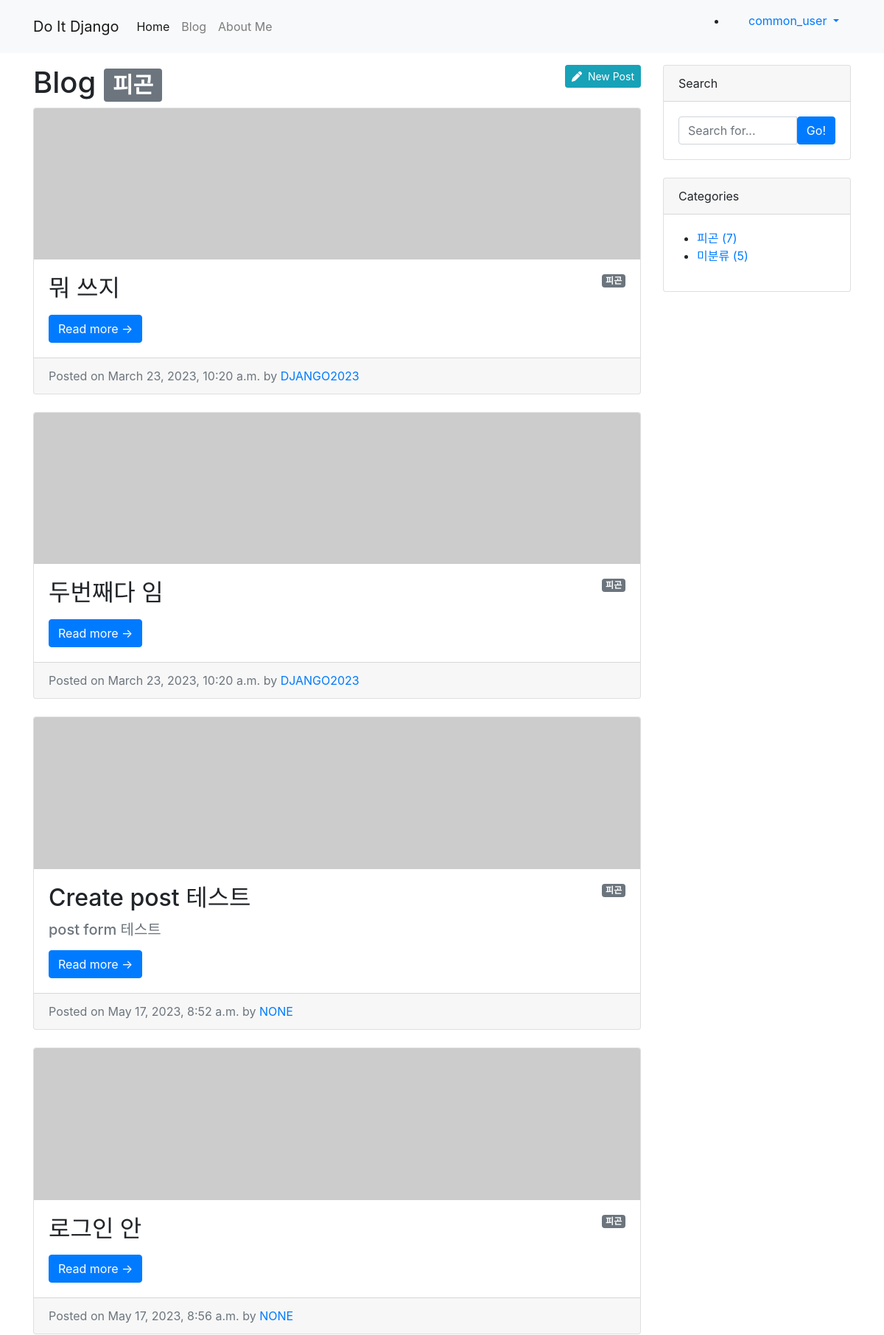
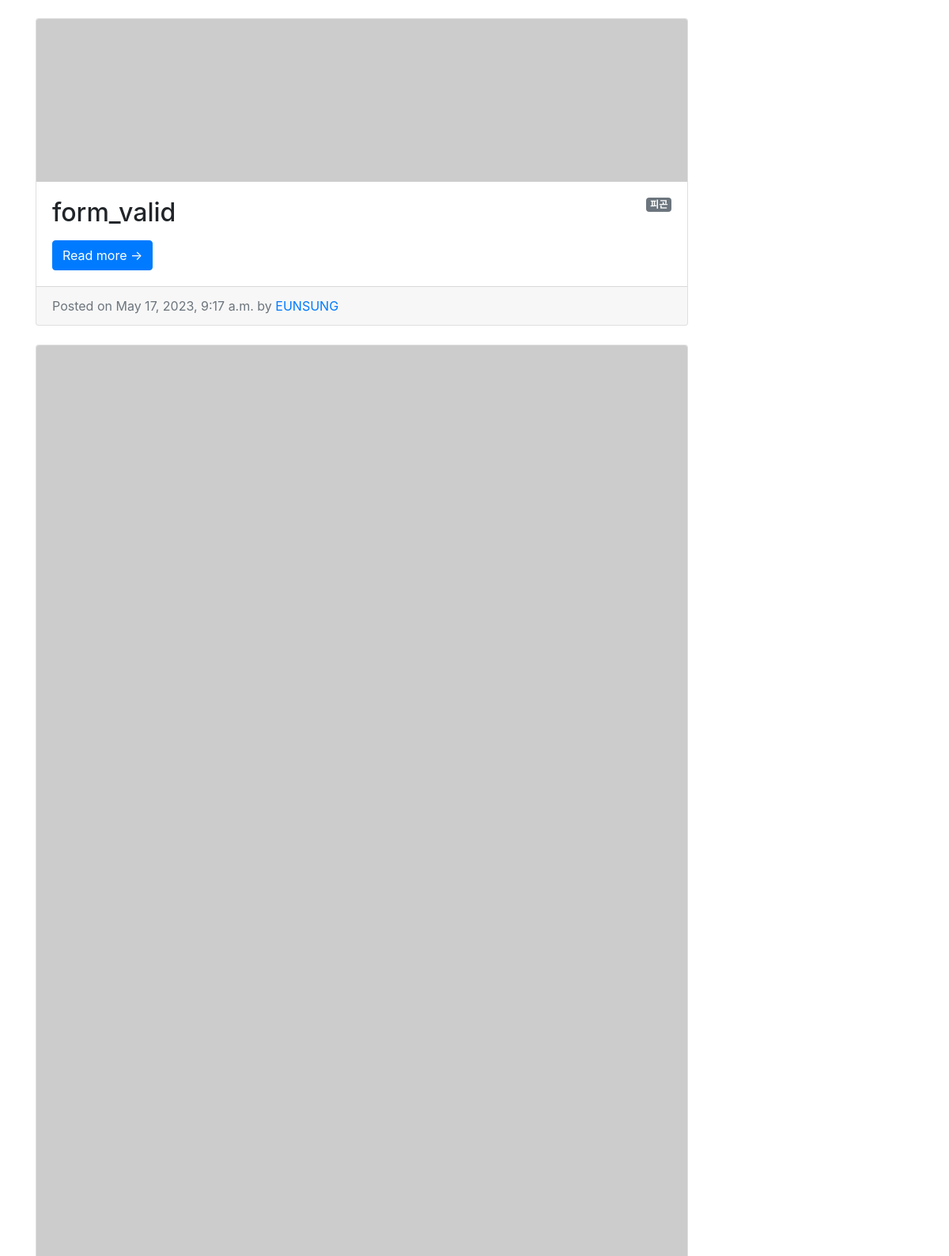
Page /blog/category/피곤/ (signed in, upper part) on the committed database (2 pictures, top to bottom).
### blog/models.py (models this page shows, shortened)
class Category(models.Model):
    name = models.CharField(max_length=50)
    slug = models.SlugField(max_length=200, unique=True, allow_unicode=True)
    def __str__(self):
        return self.name
    def get_absolute_url(self): # get_absolute_url -> URL을 반환하는 메서드
        return f'/blog/category/{self.slug}/'
    class Meta:
        verbose_name_plural = 'categories'

class Post(models.Model):
    title = models.CharField(max_length=30)
    hook_text = models.CharField(max_length=100, blank=True)
    content = MarkdownxField()
    head_image = models.ImageField(upload_to='blog/images/%Y/%m/%d/', blank=True)
    file_upload = models.FileField(upload_to='blog/files/%Y/%m/%d/', blank=True)
    created_at = models.DateTimeField(auto_now_add=True)
    updated_at = models.DateTimeField(auto_now=True)
    author = models.ForeignKey(User, null=True, on_delete=models.SET_NULL)
    category = models.ForeignKey(Category, null=True, blank=True, on_delete=models.SET_NULL)
    tags = models.ManyToManyField(Tag, blank=True)
    def get_absolute_url(self):
        return f'/blog/{self.pk}/'

### blog/views.py (the view)
# urls.py: path('category/<str:slug>/', views.category_page),
def category_page(request, slug):
    if slug == 'no_category':
        category = '미분류'
        post_list = Post.objects.filter(category=None)
    else:
        category = Category.objects.get(slug=slug)
        post_list = Post.objects.filter(category=category)
    return render(
        request,
        'blog/post_list.html', # 템플릿은 포스트 목록 페이지를 만들 때 사용했던 blog/post_list.html을 재사용
        {
            'post_list': post_list,
            'categories': Category.objects.all(),
            'no_category_post_count': Post.objects.filter(category=None).count(),
            "category": category,
        }
    )

### blog/templates/blog/post_list.html (shortened to what this page needs)
{% extends 'blog/base.html' %}
{% block main_area %}
    {% if user.is_authenticated %}
        {% if user.is_superuser or user.is_staff %}
            <a class="btn btn-info btn-sm float-right" href="/blog/create_post/" role="button">
                <i class="fas fa-pen"></i>&nbsp;&nbsp;New Post
            </a>
        {% endif %}
    {% endif %}
    <h1>Blog
        {% if category %}
            <span class="badge badge-secondary">{{ category }}</span>
        {% endif %}
    </h1>
    {% if post_list.exists %}
        {% for p in post_list %}
        <div class="card mb-4" id="post-{{ p.pk }}">
            {% if p.head_image %}
                <img class="card-img-top" src="{{ p.head_image.url }}" alt="{{ p }} head image"/>
            {% else %}
                <img class="card-img-top" src="https://picsum.photos/seed/{{ p.id }}/800/200" alt="random_image">
            {% endif %}
            <div class="card-body">
                {% if p.category %}
                    <span class="badge badge-secondary float-right">{{ p.category }}</span>
                {% else %}
                    <span class="badge badge-secondary float-right">미분류</span>
                {% endif %}
                <h2 class="card-title">{{ p.title }}</h2>
                <h5 class="text-muted">{{ p.hook_text }}</h5>
                <a class="btn btn-primary" href="{{ p.get_absolute_url }}">Read more &rarr;</a>
            </div>
            <div class="card-footer text-muted">
                Posted on {{ p.created_at }} by
                <a href="#">{{ p.author | upper }}</a>
            </div>
        </div>
        {% endfor %}
    {% else %}
        <h3>아직 게시물이 없습니다.</h3>
    {% endif %}
{% endblock %}

### blog/templates/blog/base.html (shortened to what this page needs)
<!DOCTYPE html>
{% load static %}
<html lang="ko">
<html>
    <head>
        <link rel="stylesheet" href="{% static 'blog/bootstrap/bootstrap.min.css' %}" media="screen">
    </head>
    <body>
        {% include 'blog/navbar.html' %}
        <div class="container my-3">
            <div class="row">
                <div class="col-md-8 col-lg-9" id="main-area">
                   {% block main_area %}
                   {% endblock %}
                </div>
                <div class="col-md-4 col-lg-3">
                    <div class="card mb-4">
                        <div class="card-header">Search</div>
                        <div class="card-body">
                            <div class="input-group">
                                <input class="form-control" type="text" placeholder="Search for..." id="search-input"/>
                                <span class="input-group-btn">
                                    <button class="btn btn-primary" type="button" onclick="searchPost();">Go!</button>
                                </span>
                            </div>
                        </div>
                    </div>
                    <div class="card mb-4" id="categories-card">
                        <div class="card-header">Categories</div>
                        <div class="card-body">
                            <div class="row">
                                <ul>
                                    {% for category in categories %}
                                    <li><a href="{{ category.get_absolute_url }}"> {{ category }} ({{category.post_set.count }})</a></li>
                                    {% endfor %}
                                    <li><a href="/blog/category/no_category/">미분류 ({{ no_category_post_count }})</a></li>
                                </ul>
                            </div>
                        </div>
                    </div>
                </div>
            </div>
        </div>
    </body>
</html>

### blog/templates/blog/navbar.html (shortened to what this page needs)
{% load socialaccount %}
<nav class="navbar navbar-expand-lg navbar-light bg-light">
    <div class="container">
        <a class="navbar-brand" href="/">Do It Django</a>
        <div class="collapse navbar-collapse" id="navbarNavDropdown">
            <ul class="navbar-nav">
                <li class="nav-item active">
                    <a class="nav-link" href="/">Home</a>
                </li>
                <li class="nav-item">
                    <a class="nav-link" href="/blog/">Blog</a>
                </li>
                <li class="nav-item">
                    <a class="nav-link" href="/about_me/">About Me</a>
                </li>
            </ul>
            <ul class="nabvar-nav ml-auto">
                {% if user.is_authenticated %}
                    <li class="nav-item dropdown">
                        <a class="nav-link dropdown-toggle" href="#" id="navbarDropdownMenuLink" role="button" data-toggle="dropdown" aria-haspopup="true" aria-expanded="false">
                            {{ user.username }}
                        </a>
                    </li>
                {% else %}
                    <li class="nav-item">
                        <a class="nav-link" href="#" data-toggle="modal" data-target="#loginModal">Log In</a>
                    </li>
                {% endif %}
            </ul>
        </div>
    </div>
</nav>

### rows in the picture
Category: name "피곤", post_set.count "7"
Post: category "피곤", title "뭐 쓰지", created_at "March 23, 2023, 10:20 a.m.", author "DJANGO2023"
Post: category "피곤", title "두번째다 임", created_at "March 23, 2023, 10:20 a.m.", author "DJANGO2023"
Post: category "피곤", title "Create post 테스트", hook_text "post form 테스트", created_at "May 17, 2023, 8:52 a.m.", author "NONE"
Post: category "피곤", title "로그인 안", created_at "May 17, 2023, 8:56 a.m.", author "NONE"
Post: category "피곤", title "form_valid", created_at "May 17, 2023, 9:17 a.m.", author "EUNSUNG"

### other values in the picture
{{ user.username }} "common_user"
{{ no_category_post_count }} "5"
